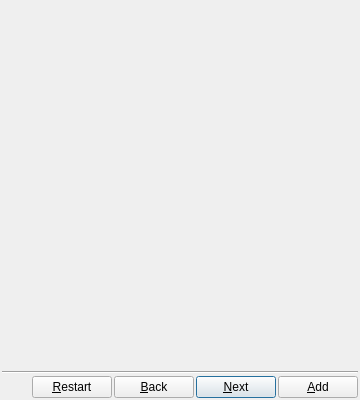
<?xml version="1.0" encoding="UTF-8"?>
<ui version="4.0">
 <class>VcrossAddPlotDialog</class>
 <widget class="QDialog" name="VcrossAddPlotDialog">
  <property name="geometry">
   <rect>
    <x>0</x>
    <y>0</y>
    <width>360</width>
    <height>400</height>
   </rect>
  </property>
  <property name="windowTitle">
   <string>Vertical Cross Sections -- Add Plot</string>
  </property>
  <layout class="QVBoxLayout" name="verticalLayout" stretch="1,0,0">
   <property name="spacing">
    <number>2</number>
   </property>
   <property name="margin">
    <number>2</number>
   </property>
   <item>
    <widget class="QStackedWidget" name="stack">
     <property name="currentIndex">
      <number>0</number>
     </property>
     <widget class="VcrossModelPage" name="modelPage" />
     <widget class="VcrossReftimePage" name="reftimePage" />
     <widget class="QWidget" name="plotPage">
      <layout class="QVBoxLayout" name="layoutFields" stretch="0,0,0,0,1">
       <property name="spacing">
        <number>2</number>
       </property>
       <property name="margin">
        <number>0</number>
       </property>
       <item>
        <widget class="QLabel" name="plotLabelModel">
         <property name="text">
          <string notr="true">Chosen model: %1</string>
         </property>
        </widget>
       </item>
       <item>
        <widget class="QLabel" name="plotLabelReftime">
         <property name="text">
          <string notr="true">Chosen reference time: %1</string>
         </property>
        </widget>
       </item>
       <item>
        <widget class="QLabel" name="plotLabel">
         <property name="text">
          <string>Choose &amp;plot(s):</string>
         </property>
         <property name="buddy">
          <cstring>plotFilter</cstring>
         </property>
        </widget>
       </item>
       <item>
        <widget class="QLineEdit" name="plotFilter">
         <property name="placeholderText">
          <string>type to filter plots</string>
         </property>
        </widget>
       </item>
       <item>
        <widget class="QListView" name="plotList">
         <property name="editTriggers">
          <set>QAbstractItemView::NoEditTriggers</set>
         </property>
         <property name="selectionMode">
          <enum>QAbstractItemView::MultiSelection</enum>
         </property>
        </widget>
       </item>
      </layout>
     </widget>
    </widget>
   </item>
   <item>
    <widget class="Line" name="line">
     <property name="orientation">
      <enum>Qt::Horizontal</enum>
     </property>
    </widget>
   </item>
   <item>
    <layout class="QHBoxLayout" name="horizontalLayout">
     <property name="spacing">
      <number>2</number>
     </property>
     <item>
      <spacer name="horizontalSpacer">
       <property name="orientation">
        <enum>Qt::Horizontal</enum>
       </property>
       <property name="sizeHint" stdset="0">
        <size>
         <width>40</width>
         <height>20</height>
        </size>
       </property>
      </spacer>
     </item>
     <item>
      <widget class="QPushButton" name="buttonRestart">
       <property name="text">
        <string>&amp;Restart</string>
       </property>
       <property name="autoDefault">
        <bool>false</bool>
       </property>
      </widget>
     </item>
     <item>
      <widget class="QPushButton" name="buttonBack">
       <property name="text">
        <string>&amp;Back</string>
       </property>
       <property name="autoDefault">
        <bool>false</bool>
       </property>
      </widget>
     </item>
     <item>
      <widget class="QPushButton" name="buttonNext">
       <property name="text">
        <string>&amp;Next</string>
       </property>
      </widget>
     </item>
     <item>
      <widget class="QPushButton" name="buttonAdd">
       <property name="text">
        <string>&amp;Add</string>
       </property>
      </widget>
     </item>
    </layout>
   </item>
  </layout>
 </widget>
 <customwidgets>
  <customwidget>
   <class>VcrossReftimePage</class>
   <extends>QWidget</extends>
   <header>vcross_qt/qtVcrossReftimePage.h</header>
   <container>1</container>
  </customwidget>
  <customwidget>
   <class>VcrossModelPage</class>
   <extends>QWidget</extends>
   <header>vcross_qt/qtVcrossModelPage.h</header>
   <container>1</container>
  </customwidget>
 </customwidgets>
 <resources/>
 <connections/>
</ui>
